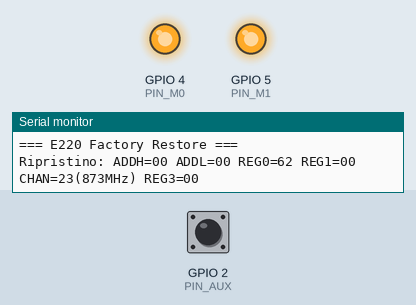
Recording of a sketch running on a simulated ESP32-S3. Parts: output pins drawn as LEDs (lit = HIGH), the last lines printed to the serial monitor. Inputs (shaded band) come from the test bench; at power-on: GPIO 2 (PIN_AUX) HIGH.

Above: at 0.1 s.
At 10.9 s:
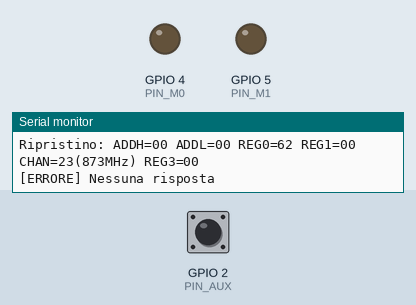
Timing chart, 0 to 12.4 s (numbered marks = the images above):
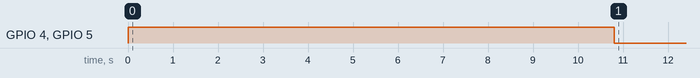

The sketch:

E220_FactoryRestore.ino
```cpp
// =============================================================================
//  E220_FactoryRestore.ino
//  Ripristina i valori di fabbrica esatti dal datasheet:
//  ADDH=0x00 ADDL=0x00 REG0=0x62 REG1=0x00 CHAN=0x17 REG3=0x00 CRYPT=0x0000
//  → 9600 baud, 8N1, 2.4kbps, 22dBm, canale 23 (873.125MHz), trasparente
//
//  Carica su un modulo alla volta. Per ESP32-S3: cambia AUX=6, RX2=18.
// =============================================================================
#define PIN_M0   4
#define PIN_M1   5
#define PIN_AUX  2    // ESP32-S3: cambia in 6
#define PIN_RX2  16   // ESP32-S3: cambia in 18
#define PIN_TX2  17

// Valori factory dal datasheet (tabella 7-3, pag.16)
// 00H  01H  02H  03H  04H   05H  06H  07H
// ADDH ADDL REG0 REG1 CHAN  REG3 CRH  CRL
const uint8_t FACTORY[8] = { 0x00, 0x00, 0x62, 0x00, 0x17, 0x00, 0x00, 0x00 };

bool waitAux(uint32_t ms = 3000) {
    uint32_t s = millis();
    while (digitalRead(PIN_AUX)==LOW) { if(millis()-s>ms) return false; delay(5); }
    return true;
}

void setup() {
    Serial.begin(115200);
    while (!Serial) delay(10);
    Serial.println("\n=== E220 Factory Restore ===");
    Serial.println("Ripristino: ADDH=00 ADDL=00 REG0=62 REG1=00 CHAN=23(873MHz) REG3=00");

    pinMode(PIN_M0, OUTPUT); pinMode(PIN_M1, OUTPUT); pinMode(PIN_AUX, INPUT);
    digitalWrite(PIN_M0, HIGH); digitalWrite(PIN_M1, HIGH);
    delay(1000); waitAux(3000); delay(300);

    Serial2.begin(9600, SERIAL_8N1, PIN_RX2, PIN_TX2);
    delay(200);
    while (Serial2.available()) Serial2.read();

    // Leggi stato attuale
    Serial2.write(0xC1); Serial2.write(0x00); Serial2.write(0x08); Serial2.flush();
    uint32_t t = millis();
    while (Serial2.available() < 11 && millis()-t < 3000); delay(100);
    if (Serial2.available() >= 11) {
        uint8_t r[11]; Serial2.readBytes(r, 11);
        Serial.printf("Attuale: ADDR=%02X%02X REG0=%02X REG1=%02X CHAN=%d REG3=%02X CRYPT=%02X%02X\n",
                      r[3], r[4], r[5], r[6], r[7], r[8], r[9], r[10]);
    }
    while (Serial2.available()) Serial2.read();

    // Scrivi factory
    Serial2.write(0xC0); Serial2.write(0x00); Serial2.write(0x08);
    Serial2.write(FACTORY, 8); Serial2.flush();
    t = millis();
    while (Serial2.available() < 11 && millis()-t < 3000); delay(100);
    while (Serial2.available()) Serial2.read();

    // Verifica
    Serial2.write(0xC1); Serial2.write(0x00); Serial2.write(0x08); Serial2.flush();
    t = millis();
    while (Serial2.available() < 11 && millis()-t < 3000); delay(100);

    if (Serial2.available() >= 11) {
        uint8_t v[11]; Serial2.readBytes(v, 11);
        bool ok = (v[3]==0x00 && v[4]==0x00 && v[5]==0x62 && v[7]==0x17 && v[8]==0x00);
        Serial.printf("Verificato: ADDR=%02X%02X REG0=%02X REG1=%02X CHAN=%d REG3=%02X\n",
                      v[3], v[4], v[5], v[6], v[7], v[8]);
        Serial.println(ok ? "[OK] Factory restore completato!" : "[ERRORE] Verifica fallita");
    } else {
        Serial.println("[ERRORE] Nessuna risposta");
    }

    digitalWrite(PIN_M0, LOW); digitalWrite(PIN_M1, LOW);
    Serial2.end();
}

void loop() {}
```
